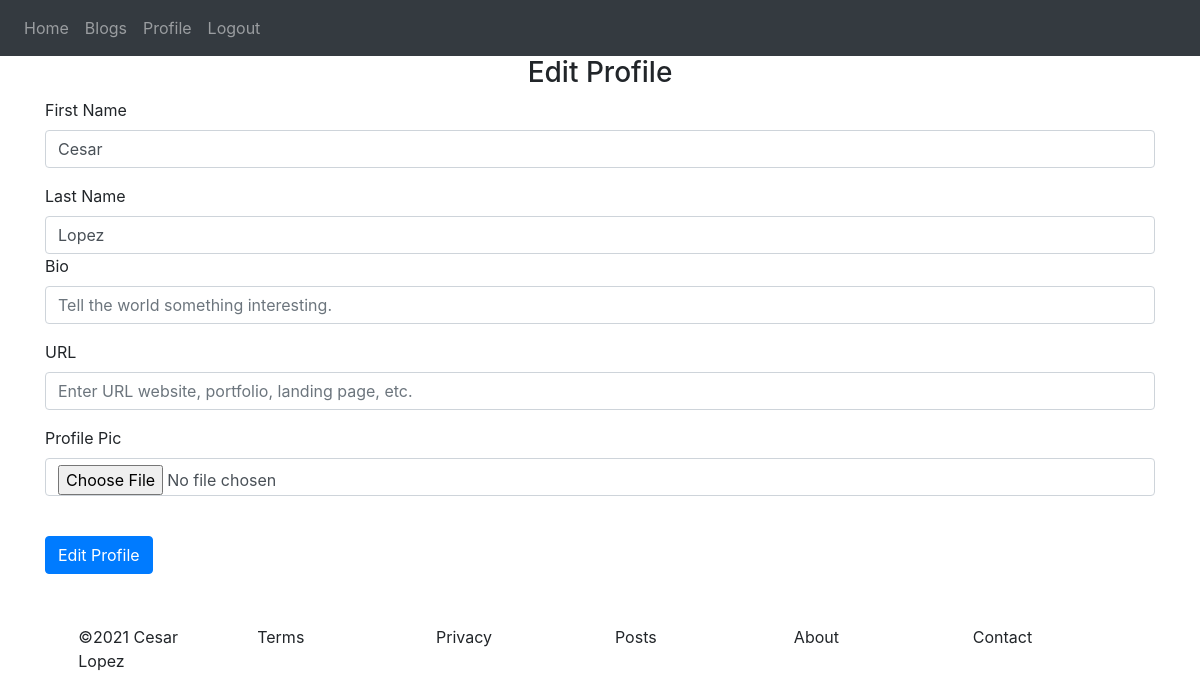
The app's page /profile (signed in), older data.
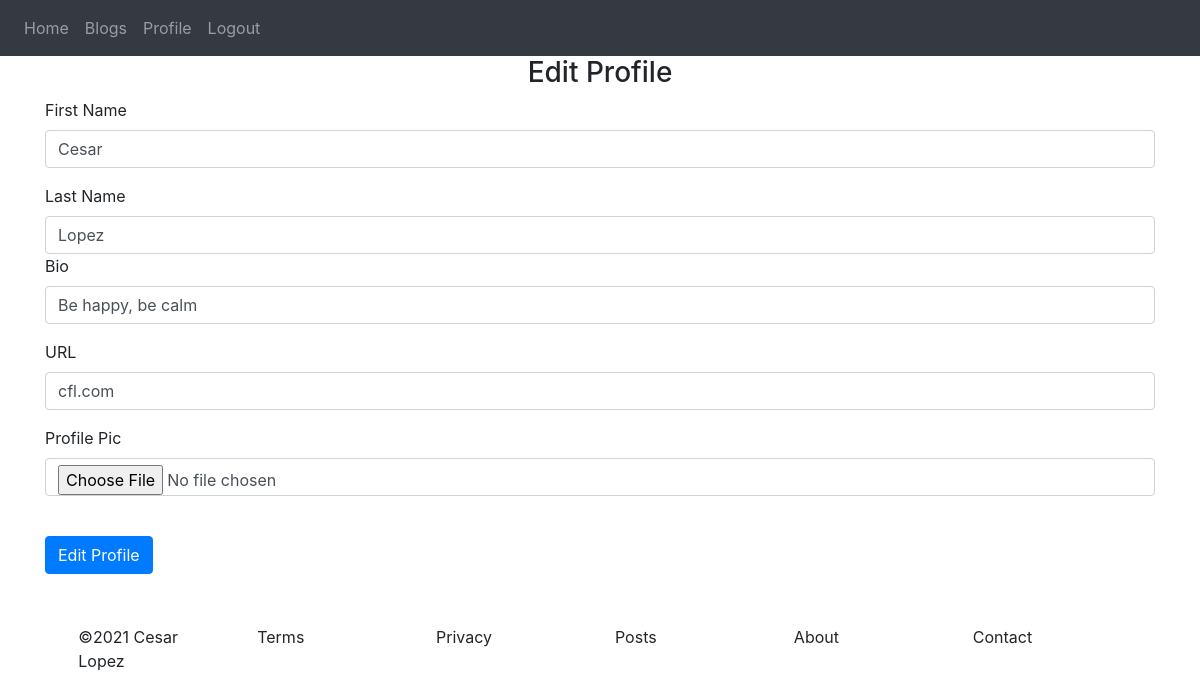
The same page, newer data.
### website/models.py (models this page shows)
class User(db.Model, UserMixin):
    id = db.Column(db.Integer, primary_key=True)
    email = db.Column(db.String(150), unique=True)
    password = db.Column(db.String(150))
    first_name = db.Column(db.String(150))
    last_name = db.Column(db.String(150))
    bio = db.Column(db.String(150))
    url = db.Column(db.String(150))
    pic = db.Column(db.String(150))
    notes = db.relationship('Note', backref='note_creater')
    blogs = db.relationship('Blog', backref='blog_creator')

### website/views.py (the view, shortened to what this page needs)
@views.route('/profile', methods=['GET', 'POST'])
def profile():
  user = current_user
  return render_template('profile.html', user=current_user)

### website/templates/profile.html
{% extends "base.html" %} {% block title %}Login{% endblock %} {% block content
%}
<form method="POST" enctype = "multipart/form-data">
  <h3 align="center">Edit Profile</h3>
  <div class="form-group">
    <label for="firstName">First Name</label>
    <input
      type="text"
      class="form-control"
      id="firstName"
      name="firstName"
      placeholder="Enter your first name."
      value = {{user.first_name}}
    />
  </div>
  <div class="form-group">
    <label for="lastName">Last Name</label>
    <input
      type="text"
      class="form-control"
      id="lastName"
      name="lastName"
      placeholder="Enter your last name."
      value = {{user.last_name}}
    />
  <div class="form-group">
    <label for="bio">Bio</label>
    <input
      type="text"
      class="form-control"
      id="bio"
      name="bio"
      placeholder="Tell the world something interesting."
      {% if user.bio %}
      value = "{{user.bio}}"
      {% endif %}
    />
  </div>
  <div class="form-group">
    <label for="url">URL</label>
    <input
      type="text"
      class="form-control"
      id="url"
      name="url"
      placeholder="Enter URL website, portfolio, landing page, etc."
      {% if user.url %}
      value = {{user.url}}
      {% endif %}
    />
  </div>
  <div class="form-group">
    <label for="pic">Profile Pic</label>
    <input
      type="file"
      class="form-control"
      id="pic"
      name="pic"
      placeholder="Local file location"
    />
  </div>
  <br />
  <button type="submit" class="btn btn-primary">Edit Profile</button>
</form>
{% endblock %}

### website/templates/base.html (shortened to what this page needs)
<!DOCTYPE html>
<html>
  <head>
    <link
      rel="stylesheet"
      href="https://stackpath.bootstrapcdn.com/bootstrap/4.4.1/css/bootstrap.min.css"
    />
    <link
      rel="stylesheet"
      href="https://stackpath.bootstrapcdn.com/font-awesome/4.7.0/css/font-awesome.min.css"
    />
    <link rel="stylesheet" href="{{ url_for('static', filename='style.css') }}">
  </head>
  <body>
    <nav class="navbar navbar-expand-lg navbar-dark bg-dark">
      <div class="collapse navbar-collapse" id="navbar">
        <div class="navbar-nav">
          {% if user.is_authenticated %}
          <a class="nav-item nav-link" id="home" href="/">Home</a>
          <a class="nav-item nav-link" id="blogs" href="/blogs">Blogs</a>
          <a class="nav-item nav-link" id="profile" href="/profile">Profile</a>
          <a class="nav-item nav-link" id="logout" href="/logout">Logout</a>
          {% else %}
          <a class="nav-item nav-link" id="login" href="/login">Login</a>
          <a class="nav-item nav-link" id="signUp" href="/sign-up">Sign Up</a>
          {% endif %}
        </div>
      </div>
    </nav>
    <div class="container">
      {% block content %} {% endblock %}
    </div>
    <footer>
      <br>
      <div class="container footer_padding">
        <div class="row">
          <div class="col-sm-2">
            &copy;2021 Cesar Lopez
          </div>
          <div class="col-sm-2 col-md-2 col-lg-2">
          Terms
          </div>
          <div class="col-sm-2 col-md-2 col-lg-2">
            Privacy
          </div>
          <div class="col-sm-2 col-md-2 col-lg-2">
            Posts
          </div>
          <div class="col-sm-2 col-md-2 col-lg-2">
            About
          </div>
          <div class="col-sm-2 col-md-2 col-lg-2">
            Contact
          </div>
        </div>
      </div>
    </footer>
  </body>
</html>

### website/static/style.css (style rules this page uses)
.footer_padding { padding-top: 1%; padding-left: 3%; padding-right: 3%; padding-bottom: 3%; }

Row changes from the older to the newer data that the page shows:
changed User "Cesar": bio (not shown) → "Be happy, be calm"; url (not shown) → "cfl.com"
